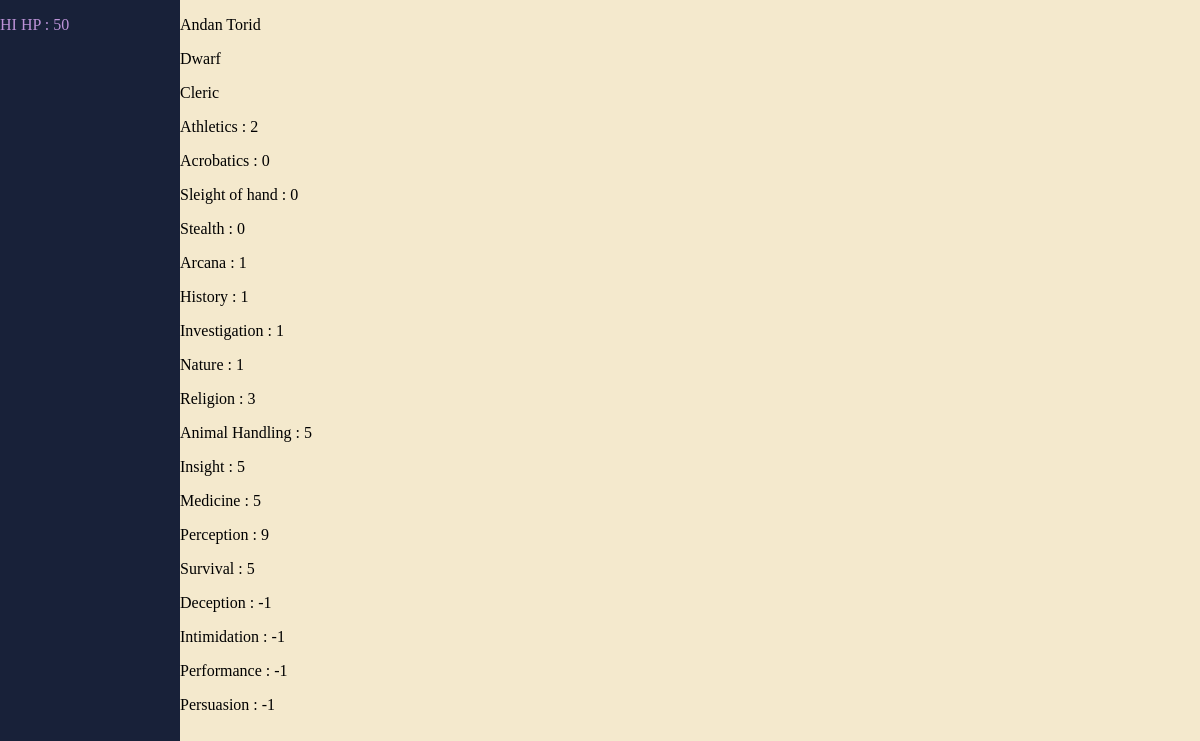
Screenshot of /character/1 with the database file from the repository.
### tables this page shows
CREATE TABLE Character (Character_Id INTEGER PRIMARY KEY AUTOINCREMENT, Name TEXT, Race TEXT REFERENCES Race (Race_Id), Class INT REFERENCES Class (Class_Id), Level Type, Background INT REFERENCES Background (Background_Id), HP INT, AC INT, Stats Text, Proficiencies TEXT, Speed INT, Notes TEXT, FOREIGN KEY (Class) REFERENCES Class (Class_Id), FOREIGN KEY (Background) REFERENCES Background (Background_Id));

CREATE TABLE "Race" (Race_Id INTEGER PRIMARY KEY AUTOINCREMENT, Name TEXT, Speed TEXT, ASI TEXT, Languages TEXT, Proficiencies TEXT);

CREATE TABLE Class (Class_Id INTEGER PRIMARY KEY AUTOINCREMENT, Name TEXT, HpDie TEXT, Proficiencies TEXT);

### routes.py (the view)
@app.route('/character/<id>')
def character_main(id):
    conn=sqlite3.connect(db)
    cur=conn.cursor()
    cur.execute('SELECT * FROM Character WHERE Character_Id = ?',(id))
    character_data=cur.fetchone()
    if character_data==None:
        return redirect("/")
    cur.execute('SELECT Name FROM Race WHERE Race_Id = ?',(character_data[2]))
    race=cur.fetchone()
    cur.execute('SELECT Name FROM Class WHERE Class_Id = ?',(str(character_data[3])))
    classC=cur.fetchone()
    proficiencies=character_data[9].split(',')
    stats=list(map(int,character_data[8].split(',')))
    cur.execute('SELECT ProfBonus FROM LevelInfo WHERE Level = ? AND Class = ?',(character_data[4],character_data[3]))
    profBonus=cur.fetchone()[0]
    i=0
    skillBonus=[]
    while (i<5):
        stat = skills[i]
        for s in stat:
            count=proficiencies.count(s)
            if(count==2):
                skillBonus.append((s,math.floor((stats[i]-10)/2)+2*profBonus))
            elif(count==1):
                skillBonus.append((s,math.floor((stats[i]-10)/2)+profBonus))
            else:
                skillBonus.append((s,math.floor((stats[i]-10)/2)))
        i+=1
    return render_template('CharacterMain.html',character=[character_data[1],race[0],classC[0]], skillData = skillBonus,HP = character_data[6])

### templates/CharacterMain.html
{% extends 'sheetLayout.html' %}
{% block content %}
{% for data in character %}
<P> {{data}}</P>
{%endfor%}
{% for skill in skillData %}
<P> {{skill[0]}} : {{skill[1]}}</P>
{%endfor%}
{% endblock %}

### templates/sheetLayout.html
<!DOCTYPE html>
<html>
    <head>
        <link rel = 'stylesheet', href = '../static/styles.css'>
    </head>
    <body>
        <div class = 'sheet_container'>
            <div class = 'side_bar'>
                <p>
                    HI
                    HP : {{HP}}
                </p>
            </div>
            <div class = 'sheet'>
                {% block content %}{% endblock %}
            </div>
        </div>
    </body>
</html>

### static/styles.css (style rules this page uses)
.side_bar { background-color:#182139; height: 100%; min-width: 100%; color: #bd93d8; overflow: hidden; }
.sheet_container { display: grid; grid-template-columns:15% 85%; grid-template-rows: 100pc; min-height: 100%; }
.sheet { background-color: #f4e9cd; }
body { margin: 0px; }

### rows the page displays
Character: Name "Andan Torid"
Race: Name "Dwarf"
Class: Name "Cleric"

### other values shown
{{ HP }} "50"
{{ skill[0] }} "Athletics" "Acrobatics" "Sleight of hand" "Stealth" "Arcana" "History" "Investigation" "Nature" "Religion" "Animal Handling" "Insight" "Medicine" "Perception" "Survival" "Deception" "Intimidation" "Performance" "Persuasion"
{{ skill[1] }} "2" "0" "0" "0" "1" "1" "1" "1" "3" "5" "5" "5" "9" "5" "-1" "-1" "-1" "-1"
